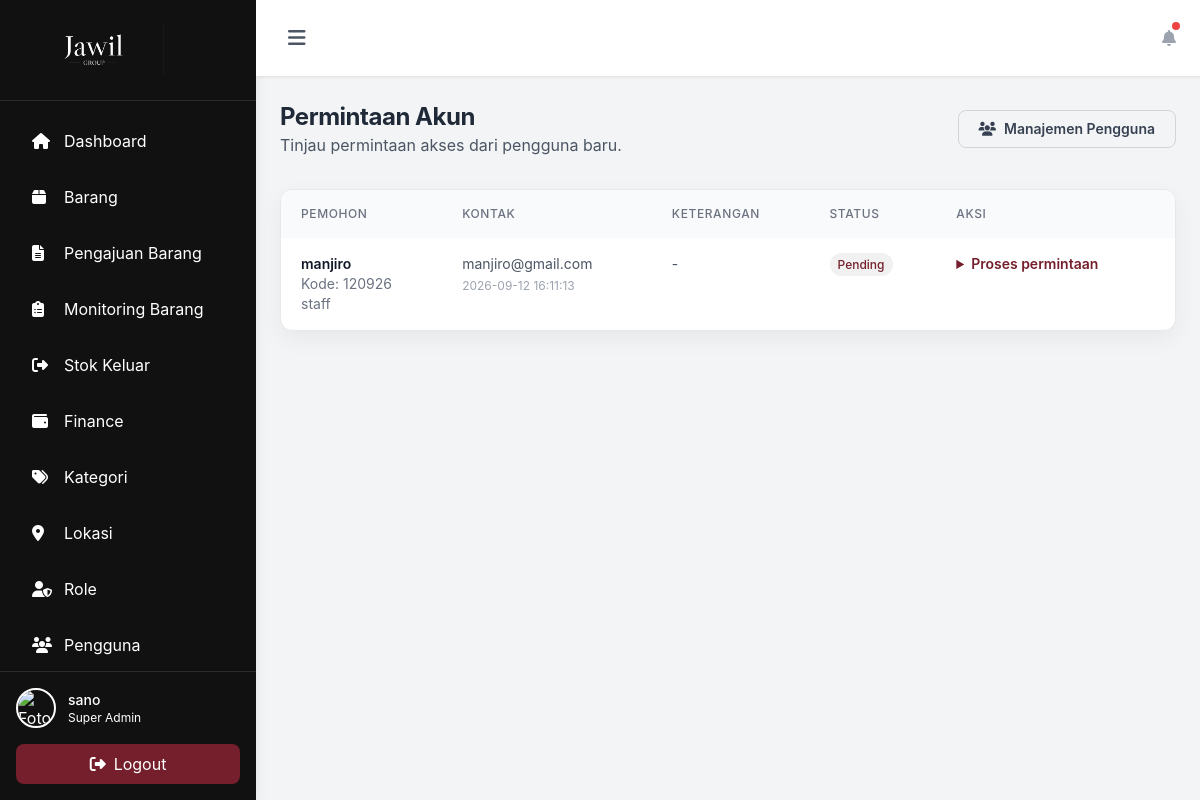
Page /account_requests.php (signed in) on the committed database.
### tables this page shows
CREATE TABLE `menus` (
  `id` int(11) NOT NULL,
  `menu_name` varchar(50) NOT NULL,
  `menu_label` varchar(100) NOT NULL,
  `menu_icon` varchar(50) NOT NULL,
  `menu_url` varchar(100) NOT NULL,
  `menu_order` int(11) DEFAULT 0,
  `is_active` tinyint(1) DEFAULT 1,
  `created_at` timestamp NOT NULL DEFAULT current_timestamp()
);

CREATE TABLE `account_requests` (
  `id` int(11) NOT NULL,
  `employee_id` varchar(50) NOT NULL,
  `full_name` varchar(100) NOT NULL,
  `email` varchar(100) NOT NULL,
  `department` varchar(100) DEFAULT NULL,
  `reason` varchar(500) DEFAULT NULL,
  `status` enum('pending','approved','rejected') NOT NULL DEFAULT 'pending',
  `admin_note` varchar(500) DEFAULT NULL,
  `reviewed_by` int(11) DEFAULT NULL,
  `reviewed_at` datetime DEFAULT NULL,
  `created_at` timestamp NOT NULL DEFAULT current_timestamp()
);

### includes/db.php (called while the page is built, shortened)
<?php
class Database {
    private static $instance = null;
    private $connection;
    private function __construct() {
        try {
            $this->connection = new PDO(
                "mysql:host=" . DB_HOST . ";dbname=" . DB_NAME . ";charset=utf8mb4",
                DB_USER,
                DB_PASS,
                [
                    PDO::ATTR_ERRMODE => PDO::ERRMODE_EXCEPTION,
                    PDO::ATTR_DEFAULT_FETCH_MODE => PDO::FETCH_ASSOC,
                    PDO::ATTR_EMULATE_PREPARES => false
                ]
            );
        } catch (PDOException $e) {
            die("Database connection failed: " . $e->getMessage());
        }
    }
    public static function getInstance() {
        if (self::$instance === null) {
            self::$instance = new Database();
        }
        return self::$instance;
    }
    public function query($sql, $params = []) {
        try {
            $stmt = $this->connection->prepare($sql);
            $stmt->execute($params);
            return $stmt;
        } catch (PDOException $e) {
            throw new Exception("Query failed: " . $e->getMessage());
        }
    }
    public function fetchAll($sql, $params = []) {
        $stmt = $this->query($sql, $params);
        return $stmt->fetchAll();
    }
}
?>

### includes/auth.php (called while the page is built, shortened)
<?php
require_once __DIR__ . '/db.php';
class Auth {
    public function isLoggedIn() {
        return isset($_SESSION['user_id']) && isset($_SESSION['last_activity']);
    }
    public function hasPermission($permission) {
        $permissions = $_SESSION['permissions'] ?? [];
        return in_array($permission, $permissions) || in_array('*', $permissions);
    }
    public function getCurrentUser() {
        return [
            'id' => $_SESSION['user_id'],
            'employee_id' => $_SESSION['employee_id'] ?? null,
            'username' => $_SESSION['username'],
            'full_name' => $_SESSION['full_name'],
            'profile_photo' => $_SESSION['profile_photo'] ?? null,
            'email' => $_SESSION['email'],
            'role_id' => $_SESSION['role_id'],
            'role_name' => $_SESSION['role_name'],
            'permissions' => $_SESSION['permissions']
        ];
    }
    public function getAccessibleMenus() {
        $roleId = $_SESSION['role_id'];
        $db = Database::getInstance();
        try {
            $sql = "SELECT m.*
                    FROM menus m
                    JOIN role_menu_access rma ON m.id = rma.menu_id
                    WHERE rma.role_id = ? AND rma.can_view = 1 AND m.is_active = 1
                    ORDER BY m.menu_order";
            $menus = $db->fetchAll($sql, [$roleId]);
            return $menus;
        } catch (Exception $e) {
            if ($this->isSuperAdmin()) {
                try {
                    return $db->fetchAll("SELECT * FROM menus WHERE is_active = 1 ORDER BY menu_order");
                } catch (Exception $e2) {
                    return [
                        ['menu_name' => 'dashboard', 'menu_label' => 'Dashboard', 'menu_icon' => 'fa-home', 'menu_url' => 'dashboard.php'],
                        ['menu_name' => 'items', 'menu_label' => 'Barang', 'menu_icon' => 'fa-box', 'menu_url' => 'items.php'],
                        ['menu_name' => 'categories', 'menu_label' => 'Kategori', 'menu_icon' => 'fa-tags', 'menu_url' => 'categories.php'],
                        ['menu_name' => 'locations', 'menu_label' => 'Lokasi', 'menu_icon' => 'fa-map-marker-alt', 'menu_url' => 'locations.php'],
                        ['menu_name' => 'roles', 'menu_label' => 'Role', 'menu_icon' => 'fa-user-shield', 'menu_url' => 'roles.php'],
                        ['menu_name' => 'users', 'menu_label' => 'Pengguna', 'menu_icon' => 'fa-users', 'menu_url' => 'users.php'],
                        ['menu_name' => 'logs', 'menu_label' => 'Aktivitas', 'menu_icon' => 'fa-history', 'menu_url' => 'logs.php']
                    ];
                }
            }
            return [];
        }
    }
}
$auth = new Auth();
?>

### account_requests.php (the view, shortened to what this page needs)
<?php
require_once 'includes/db.php';
require_once 'includes/auth.php';
$auth->requirePermission('users.manage');
require_once 'includes/header.php';
$requests = $db->fetchAll("SELECT ar.*, reviewer.full_name AS reviewer_name
    FROM account_requests ar
    LEFT JOIN users reviewer ON reviewer.id = ar.reviewed_by
    ORDER BY ar.status = 'pending' DESC, ar.created_at DESC");
?>
<div class="mb-8 flex flex-col gap-2 md:flex-row md:items-center md:justify-between">
    <div>
        <h2 class="text-2xl font-bold text-gray-800">Permintaan Akun</h2>
        <p class="text-gray-600">Tinjau permintaan akses dari pengguna baru.</p>
    </div>
    <a href="users.php" class="rounded-lg border border-gray-300 px-5 py-2 text-sm font-semibold text-gray-700 hover:bg-gray-50"><i class="fas fa-users mr-2"></i>Manajemen Pengguna</a>
</div>
<div class="overflow-hidden rounded-xl bg-white shadow-sm">
    <div class="overflow-x-auto">
        <table class="w-full min-w-[1000px]">
            <thead class="bg-gray-50"><tr>
                <th class="px-5 py-4 text-left text-xs font-medium uppercase tracking-wider text-gray-500">Pemohon</th>
                <th class="px-5 py-4 text-left text-xs font-medium uppercase tracking-wider text-gray-500">Kontak</th>
                <th class="px-5 py-4 text-left text-xs font-medium uppercase tracking-wider text-gray-500">Keterangan</th>
                <th class="px-5 py-4 text-left text-xs font-medium uppercase tracking-wider text-gray-500">Status</th>
                <th class="px-5 py-4 text-left text-xs font-medium uppercase tracking-wider text-gray-500">Aksi</th>
            </tr></thead>
            <tbody class="divide-y divide-gray-200">
            <?php foreach ($requests as $request): ?>
                <tr class="align-top hover:bg-gray-50">
                    <td class="px-5 py-4 text-sm"><div class="font-semibold text-gray-900"><?php echo htmlspecialchars($request['full_name']); ?></div><div class="text-gray-500">Kode: <?php echo htmlspecialchars($request['employee_id']); ?></div><div class="text-gray-500"><?php echo htmlspecialchars($request['department'] ?: '-'); ?></div></td>
                    <td class="px-5 py-4 text-sm text-gray-600"><?php echo htmlspecialchars($request['email']); ?><div class="mt-1 text-xs text-gray-400"><?php echo htmlspecialchars($request['created_at']); ?></div></td>
                    <td class="max-w-xs px-5 py-4 text-sm text-gray-600"><?php echo nl2br(htmlspecialchars($request['reason'] ?: '-')); ?></td>
                    <td class="px-5 py-4 text-sm">
                        <?php $statusClass = $request['status'] === 'pending' ? 'bg-yellow-100 text-yellow-800' : ($request['status'] === 'approved' ? 'bg-green-100 text-green-800' : 'bg-red-100 text-red-800'); ?>
                        <span class="rounded-full px-2 py-1 text-xs font-medium <?php echo $statusClass; ?>"><?php echo htmlspecialchars(ucfirst($request['status'])); ?></span>
                    </td>
                    <td class="px-5 py-4 text-sm">
                    <?php if ($request['status'] === 'pending'): ?>
                        <details class="min-w-[240px]"><summary class="cursor-pointer font-semibold text-purple-700">Proses permintaan</summary>
                        </details>
                    <?php else: ?>
                        <span class="text-xs text-gray-500"><?php echo htmlspecialchars($request['reviewer_name'] ?: '-'); ?><br><?php echo htmlspecialchars($request['reviewed_at'] ?: ''); ?></span>
                    <?php endif; ?>
                    </td>
                </tr>
            <?php endforeach; ?>
            </tbody>
        </table>
    </div>
</div>
<?php require_once 'includes/footer.php'; ?>

### includes/header.php (shortened to what this page needs)
<?php
require_once __DIR__ . '/auth.php';
$auth->requireLogin();
$user = $auth->getCurrentUser();
?>
<!DOCTYPE html>
<html lang="id">
<head>
    <script src="https://cdn.tailwindcss.com"></script>
    <link rel="stylesheet" href="https://cdnjs.cloudflare.com/ajax/libs/font-awesome/6.4.0/css/all.min.css">
</head>
<body class="bg-gray-100">
    <div class="flex h-screen overflow-hidden">
        <aside id="desktopSidebar" class="w-64 bg-white shadow-lg flex-shrink-0 hidden md:block">
            <div class="p-6 border-b">
                <div class="flex items-center space-x-3" title="Jawil Group">
                    <img src="includes/jawil-logo-transparent.png" alt="Jawil Group" class="sidebar-brand-logo">
                </div>
            </div>
            <nav class="p-4 space-y-2">
                <?php
                $accessibleMenus = $auth->getAccessibleMenus();
                foreach ($accessibleMenus as $menu):
                ?>
                <a href="<?php echo $menu['menu_url']; ?>" class="sidebar-link flex items-center space-x-3 px-4 py-3 rounded-lg text-gray-700 transition <?php echo basename($_SERVER['PHP_SELF']) == basename($menu['menu_url']) ? 'active' : ''; ?>">
                    <i class="fas <?php echo $menu['menu_icon']; ?> w-5"></i>
                    <span><?php echo $menu['menu_label']; ?></span>
                </a>
                <?php endforeach; ?>
                <?php if ($auth->hasPermission('settings.manage') || $auth->hasPermission('users.manage')): ?>
                <a href="login_background.php" class="sidebar-link flex items-center space-x-3 px-4 py-3 rounded-lg text-gray-700 transition <?php echo basename($_SERVER['PHP_SELF']) === 'login_background.php' ? 'active' : ''; ?>">
                </a>
                <?php endif; ?>
            </nav>
            <div class="absolute bottom-0 w-64 p-4 border-t bg-white">
                <div class="sidebar-user flex items-center space-x-3 mb-4">
                    <?php if (!empty($user['profile_photo'])): ?>
                        <img src="uploads/<?php echo htmlspecialchars($user['profile_photo']); ?>" alt="Foto profil" class="w-10 h-10 rounded-full object-cover border-2 border-white">
                    <?php else: ?>
                        <div class="w-10 h-10 bg-gradient-to-r from-purple-600 to-indigo-600 rounded-full flex items-center justify-center text-white font-bold">
                            <?php echo strtoupper(substr($user['full_name'], 0, 1)); ?>
                        </div>
                    <?php endif; ?>
                    <div class="sidebar-user-info flex-1">
                        <p class="font-medium text-gray-800 text-sm"><?php echo htmlspecialchars($user['full_name']); ?></p>
                        <p class="text-xs text-gray-500"><?php echo htmlspecialchars($user['role_name']); ?></p>
                    </div>
                </div>
                <a href="logout.php" class="sidebar-logout flex items-center justify-center space-x-2 w-full px-4 py-2 bg-red-50 text-red-600 rounded-lg hover:bg-red-100 transition">
                    <i class="fas fa-sign-out-alt"></i>
                    <span>Logout</span>
                </a>
            </div>
        </aside>
        <div class="flex-1 flex flex-col overflow-hidden">
            <header class="bg-white shadow-sm px-6 py-4 flex items-center justify-between">
                <div class="flex items-center gap-2">
                    <button class="hidden md:inline-flex text-gray-600 hover:text-gray-800 p-2 rounded-lg hover:bg-gray-100" onclick="toggleDesktopSidebar()" title="Toggle sidebar" aria-label="Toggle sidebar">
                        <i class="fas fa-bars text-xl"></i>
                    </button>
                </div>
                <div class="flex items-center space-x-4">
                    <div class="relative">
                        <i class="fas fa-bell text-gray-400 hover:text-gray-600 cursor-pointer"></i>
                        <span class="absolute -top-1 -right-1 w-2 h-2 bg-red-500 rounded-full"></span>
                    </div>
                </div>
            </header>
            <main class="flex-1 overflow-y-auto p-6">

### includes/header.php (style rules this page uses)
:root { --maroon: #741f2b; --maroon-dark: #591620; --ink: #111111; --paper: #ffffff; --muted-paper: #f5f5f5; }
body { background-color: var(--muted-paper); color: var(--ink); font-family: Inter, ui-sans-serif, system-ui, -apple-system, BlinkMacSystemFont, "Segoe UI", sans-serif; }
aside { background-color: var(--ink) !important; color: white; }
aside .border-b, aside .border-t { border-color: #2d2d2d !important; }
aside h1, aside p, aside .text-gray-500, aside .text-gray-700 { color: white !important; }
aside > div:last-child { background-color: var(--ink) !important; }
aside > div:last-child a { background-color: var(--maroon) !important; color: white !important; }
.sidebar-link { color: #d4d4d4 !important; }
header { background-color: var(--paper) !important; border-bottom: 1px solid #e5e5e5; }
main { color: var(--ink); }
main .bg-white { border: 1px solid #e8e8e8; box-shadow: 0 8px 24px rgba(17, 17, 17, 0.05) !important; }
main h1, main h2, main h3, main h4 { letter-spacing: -0.02em; }
main [class*="text-purple-"], main [class*="text-indigo-"], main [class*="text-blue-"], main [class*="text-green-"], main [class*="text-orange-"], main [class*="text-yellow-"], main [class*="text-red-"] { color: var(--maroon) !important; }
main [class*="bg-purple-100"], main [class*="bg-indigo-50"], main [class*="bg-indigo-100"], main [class*="bg-blue-50"], main [class*="bg-blue-100"], main [class*="bg-green-50"], main [class*="bg-green-100"], main [class*="bg-orange-100"], main [class*="bg-yellow-100"], main [class*="bg-red-50"], main [class*="bg-red-100"] { background-color: #f1f1f1 !important; }
#desktopSidebar { width: 16rem; transition: width 0.25s ease; }
.sidebar-brand-logo { display: block; width: 140px; height: 52px; object-fit: cover; object-position: center; filter: invert(1); mix-blend-mode: screen; background: transparent; }

### rows in the picture
menus: menu_label "Dashboard"
menus: menu_label "Barang"
menus: menu_label "Pengajuan Barang"
menus: menu_label "Monitoring Barang"
menus: menu_label "Stok Keluar"
menus: menu_label "Finance"
menus: menu_label "Kategori"
menus: menu_label "Lokasi"
menus: menu_label "Role"
menus: menu_label "Pengguna"
account_requests: full_name "manjiro", employee "120926", department "staff", email "manjiro@gmail.com", created_at "2026-09-12 16:11:13", reason "-", status "Pending"

### other values in the picture
$user['full_name'] "sano"
$user['role_name'] "Super Admin"
